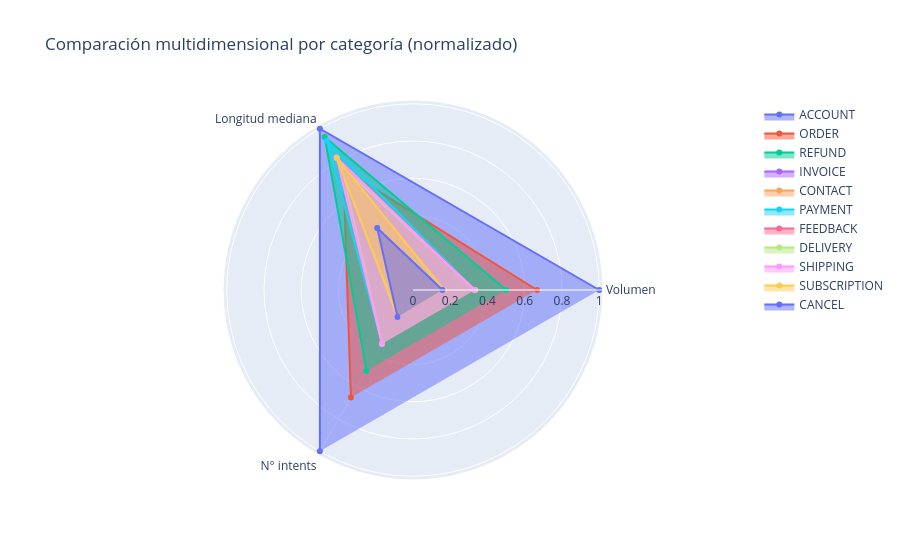

Notebook source saved alongside this figure:
### Markdown cell above
## Comparación multidimensional por categoría

Normalizando volumen, longitud mediana de respuesta y cantidad de intents en 
una misma escala (0 a 1), podemos comparar el "perfil" de cada categoría en 
un solo gráfico — ¿qué categorías destacan en más de una dimensión a la vez?

### Code cell
resumen_radar = pd.DataFrame({
    'categoria': cat_counts.index,
    'volumen': cat_counts.values,
    'longitud_mediana': df.groupby('category')['longitud_respuesta'].median().reindex(cat_counts.index).values,
    'n_intents': df.groupby('category')['intent'].nunique().reindex(cat_counts.index).values
})

for col in ['volumen', 'longitud_mediana', 'n_intents']:
    resumen_radar[col + '_norm'] = resumen_radar[col] / resumen_radar[col].max()

fig = go.Figure()
for _, row in resumen_radar.iterrows():
    fig.add_trace(go.Scatterpolar(
        r=[row['volumen_norm'], row['longitud_mediana_norm'], row['n_intents_norm']],
        theta=['Volumen', 'Longitud mediana', 'N° intents'],
        fill='toself',
        name=row['categoria']
    ))

fig.update_layout(title='Comparación multidimensional por categoría (normalizado)', showlegend=True)
fig.show()

### Figure 1 — Plotly figure (JSON) as saved in the notebook; plotly's stock layout.template omitted (floating-point values rounded to 4 significant figures)
{"data": [{"fill": "toself", "name": "ACCOUNT", "r": [1, 1, 1], "theta": ["Volumen", "Longitud mediana", "N° intents"], "type": "scatterpolar"}, {"fill": "toself", "name": "ORDER", "r": [0.6662, 0.7485, 0.6667], "theta": ["Volumen", "Longitud mediana", "N° intents"], "type": "scatterpolar"}, {"fill": "toself", "name": "REFUND", "r": [0.4998, 0.9491, 0.5], "theta": ["Volumen", "Longitud mediana", "N° intents"], "type": "scatterpolar"}, {"fill": "toself", "name": "INVOICE", "r": [0.3339, 0.6991, 0.3333], "theta": ["Volumen", "Longitud mediana", "N° intents"], "type": "scatterpolar"}, {"fill": "toself", "name": "CONTACT", "r": [0.3339, 0.6991, 0.3333], "theta": ["Volumen", "Longitud mediana", "N° intents"], "type": "scatterpolar"}, {"fill": "toself", "name": "PAYMENT", "r": [0.3338, 0.9252, 0.3333], "theta": ["Volumen", "Longitud mediana", "N° intents"], "type": "scatterpolar"}, {"fill": "toself", "name": "FEEDBACK", "r": [0.3336, 0.8225, 0.3333], "theta": ["Volumen", "Longitud mediana", "N° intents"], "type": "scatterpolar"}, {"fill": "toself", "name": "DELIVERY", "r": [0.3331, 0.7701, 0.3333], "theta": ["Volumen", "Longitud mediana", "N° intents"], "type": "scatterpolar"}, {"fill": "toself", "name": "SHIPPING", "r": [0.3291, 0.821, 0.3333], "theta": ["Volumen", "Longitud mediana", "N° intents"], "type": "scatterpolar"}, {"fill": "toself", "name": "SUBSCRIPTION", "r": [0.1669, 0.8179, 0.1667], "theta": ["Volumen", "Longitud mediana", "N° intents"], "type": "scatterpolar"}, {"fill": "toself", "name": "CANCEL", "r": [0.1587, 0.3843, 0.1667], "theta": ["Volumen", "Longitud mediana", "N° intents"], "type": "scatterpolar"}], "layout": {"showlegend": true, "title": {"text": "Comparación multidimensional por categoría (normalizado)"}}}
